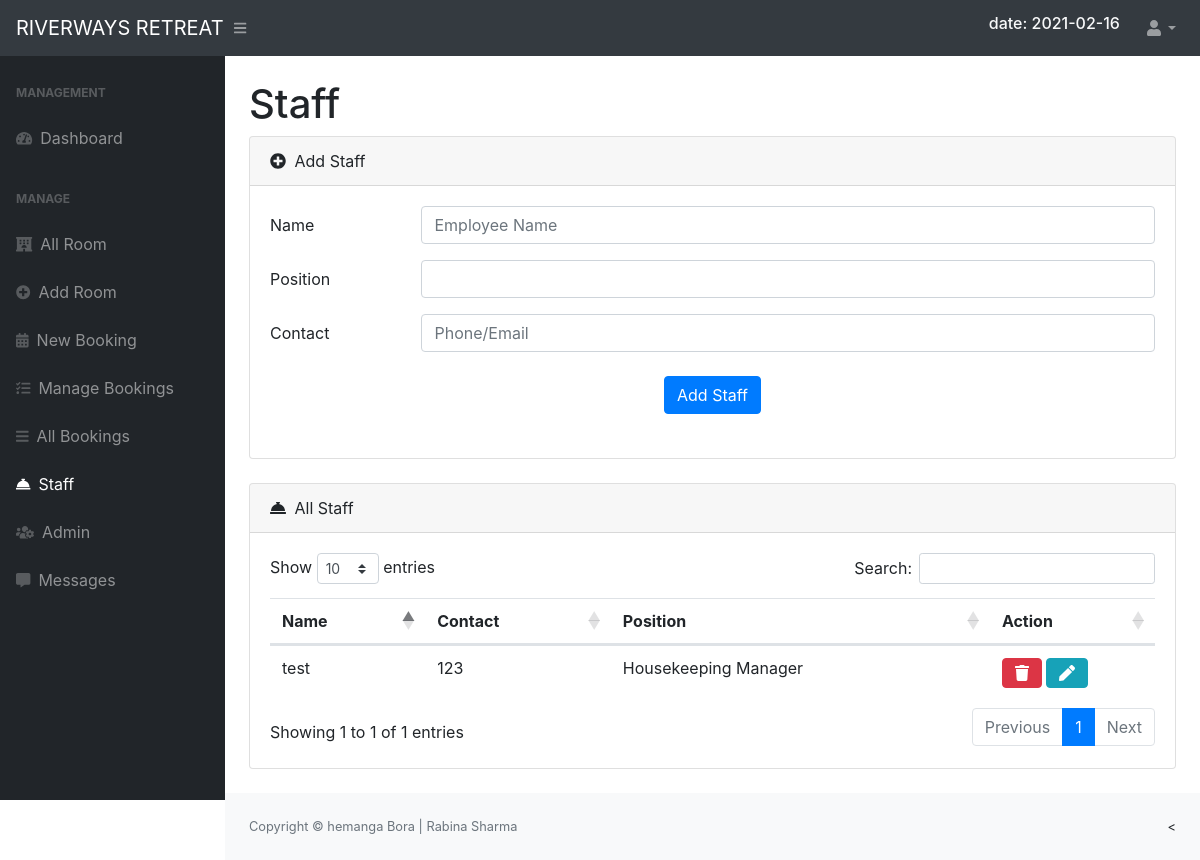
The app's page /admin/staff.php (signed in) with its own data.
### tables this page shows
CREATE TABLE `staff` (
  `id` int(11) NOT NULL,
  `s_name` varchar(255) NOT NULL,
  `s_position` varchar(255) NOT NULL,
  `s_contact` varchar(255) NOT NULL
);

### admin/staff.php (the view, shortened to what this page needs)
<?php
include('include/header.php');
?>
<div id="layoutSidenav_content">
    <main>
        <div class="container-fluid">
            <h1 class="mt-4">Staff</h1>
            <div class="card mb-4">
                <div class="card-header">
                    <i class="fas fa-plus-circle mr-1"></i>
                    Add Staff
                </div>
                <div class="card-body">
                    <form method="POST" action="">
                        <div class="form-group row">
                            <label for="Name" class="col-sm-2 col-form-label">Name</label>
                            <div class="col-sm-10">
                                <input type="text" name="empname" class="form-control" placeholder="Employee Name"
                                    required>
                            </div>
                        </div>
                        <div class="form-group row">
                            <label for="position" class="col-sm-2 col-form-label">Position</label>
                            <div class="col-sm-10">
                                <input type="text" class="form-control" name="position" list="designation" required>
                            </div>
                        </div>
                        <div class="form-group row">
                            <label for="contact" class="col-sm-2 col-form-label">Contact</label>
                            <div class="col-sm-10">
                                <input type="text" name="contact" class="form-control" placeholder="Phone/Email"
                                    required>
                            </div>
                        </div>
                        <div class="text-center">
                            <button type="submit" class="btn btn-primary m-2 " name="addstaff">Add Staff</button>
                        </div>
                    </form>
                </div>
            </div>
            <div class="card mb-4">
                <div class="card-header">
                    <i class="fas fa-concierge-bell mr-1"></i>
                    All Staff
                </div>
                <div class="card-body">
                    <div class="table-responsive">
                        <table class="table" id="dataTable" width="100%" cellspacing="0">
                            <thead>
                                <th>Name</th>
                                <th>Contact</th>
                                <th>Position</th>
                                <th>Action</th>
                            </thead>
                            <tbody>
                                <?php
                                    $sql = "SELECT * FROM `staff` ORDER BY `id` asc";
                                    $result = $conn->query($sql);
                                    while($row = $result->fetch_assoc())
                                    {
                                        echo '
                                            <tr>
                                                <td>'.$row["s_name"].'</td>
                                                <td>'.$row["s_contact"].'</td>
                                                <td>'.$row["s_position"].'</td>
                                                <td>
                                                <form action="" method="post" class="d-inline">
                                                    <input type="hidden" name="id" value='.$row["id"].'>
                                                    <button class="btn btn-danger" name="delete" type="submit">
                                                    <i class="fas fa-trash"></i>
                                                    </button>
                                                </form>
                                                <form action="editstaff.php" method="POST" class="d-inline">
                                                    <input type="hidden" name="id" value='. $row["id"] .'>
                                                    <button type="submit" class="btn btn-info" name="Edit" value="edit">
                                                    <i class="fas fa-pen"></i>
                                                    </button>
                                                </form>
                                                </td>
                                            </tr>
                                        ';
                                    }
                                ?>
                            </tbody>
                        </table>
                    </div>
                </div>
            </div>
        </div>
    </main>
    <?php include('include/footer.php') ?>

### records on screen
staff: s_name "test", s_contact "123", s_position "Housekeeping Manager"
